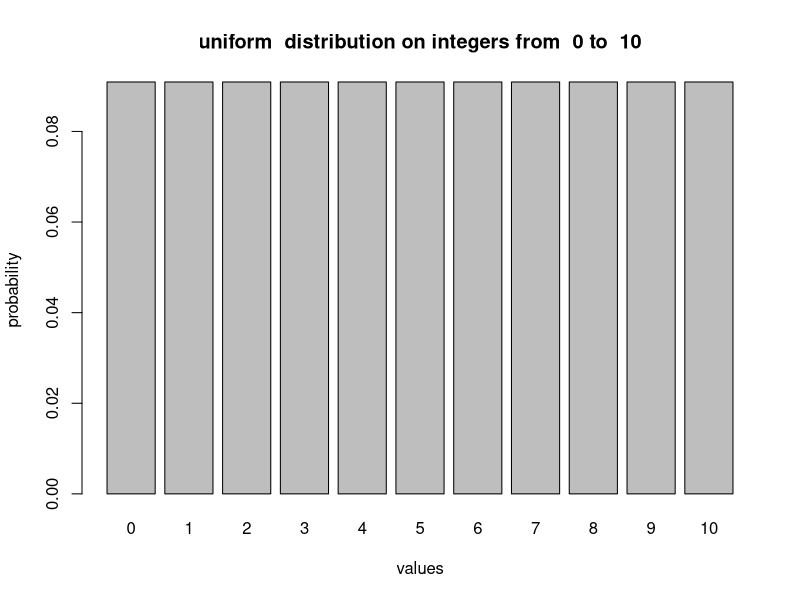
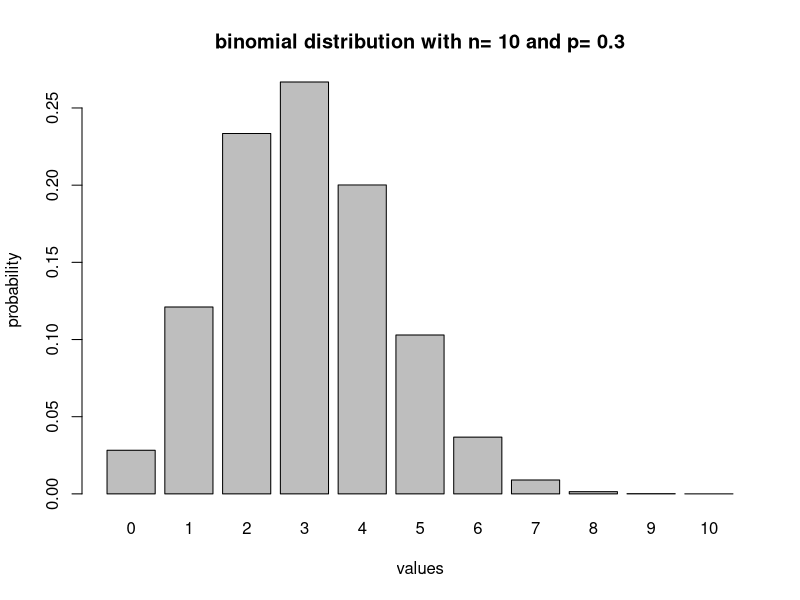
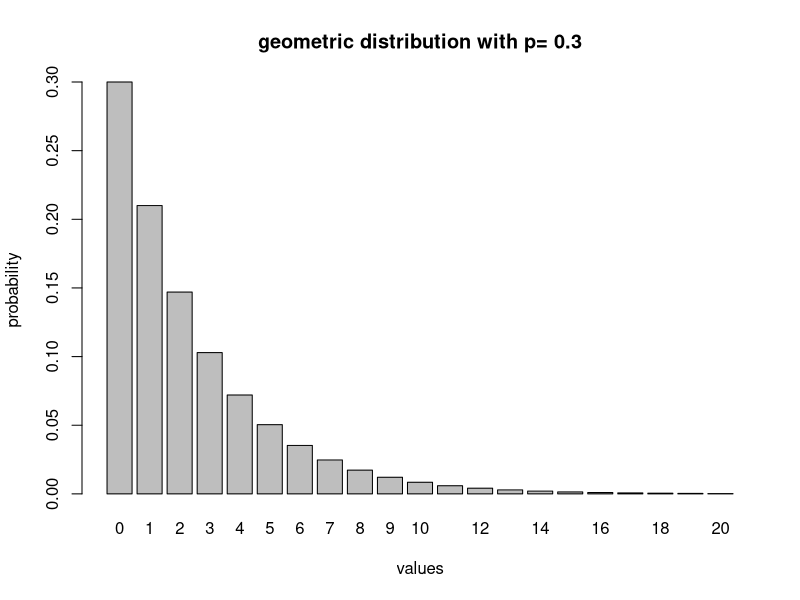
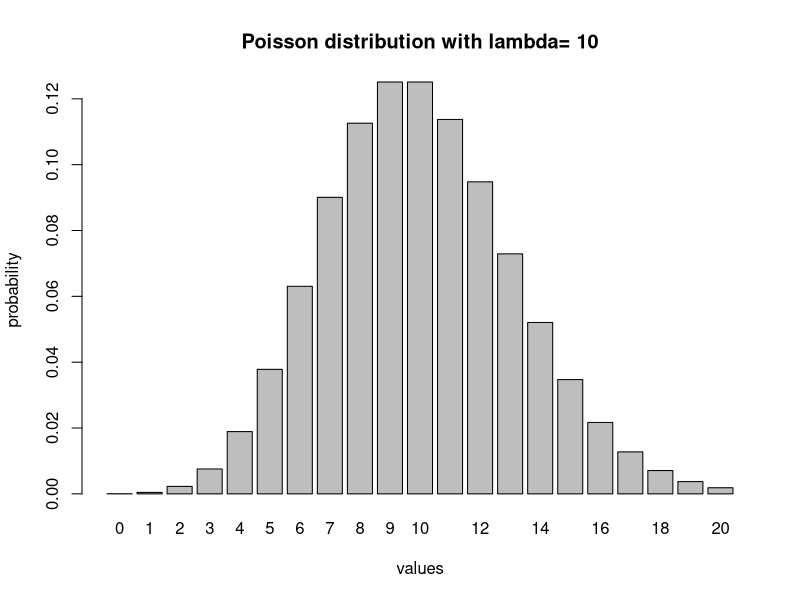
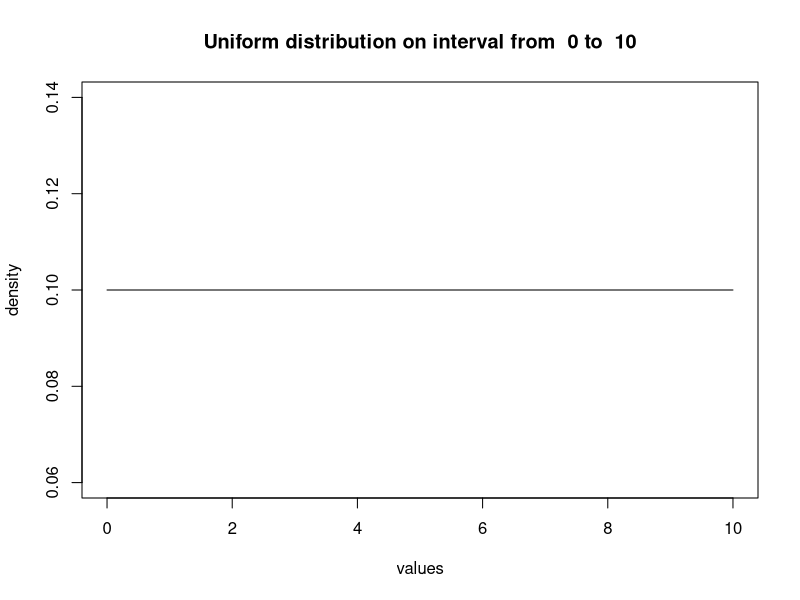
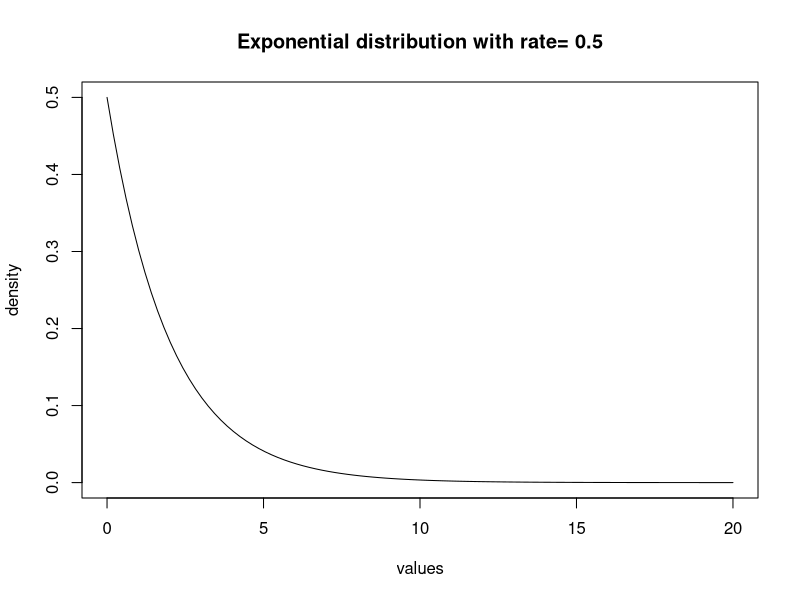
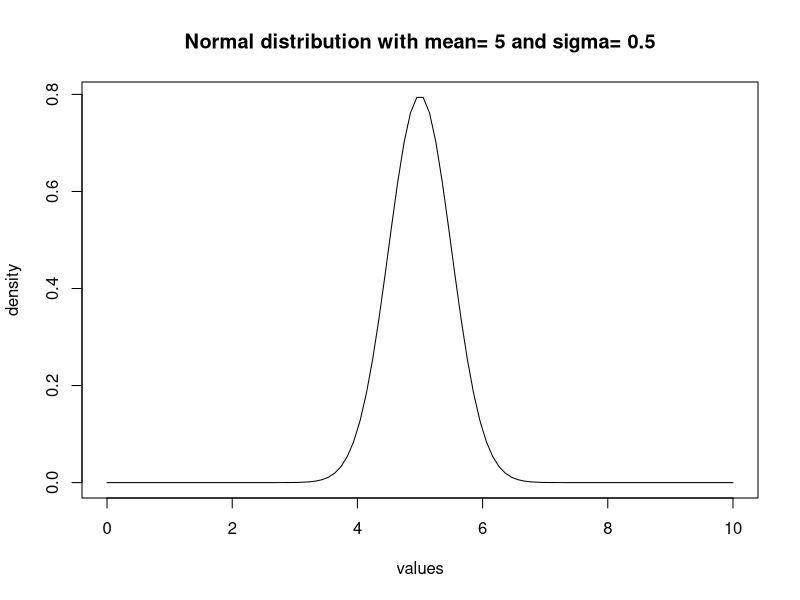
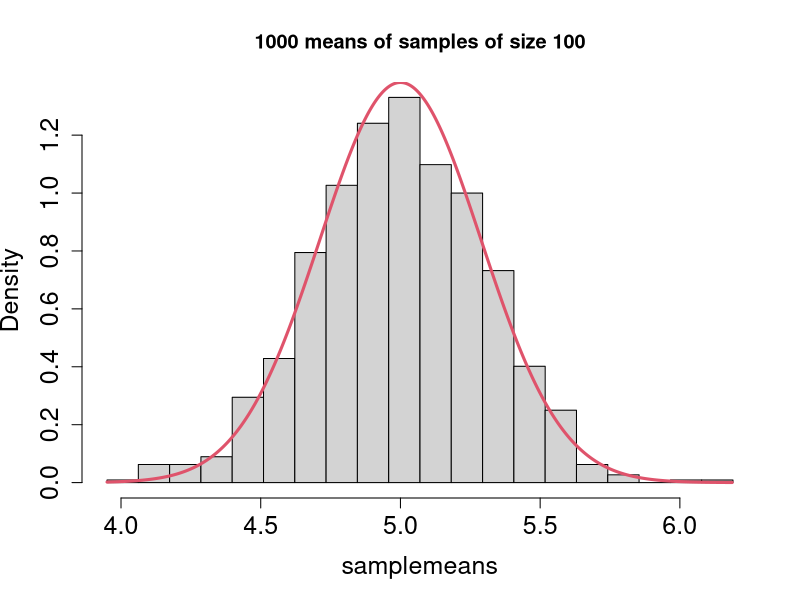

Write R code to recreate these figures, in order.
## ---- chunk 1
knitr::opts_chunk$set(
  eval      = TRUE,
  comment   = "#",
  results   = "hold",
  message = FALSE,
  warning = FALSE,
  # collapse  = TRUE,
  fig.align = "center")
## ---- chunk 2
low <- 0 # minimum value
high <- 10 # maximum value
values <- low:high # vector of discrete values of the RV
num <- length(values)
probs <- rep(1 / num, num) # uniform mass function vector
barplot(probs, names.arg = values, xlab = 'values', ylab = 'probability',
        main = paste("uniform  distribution on integers from ", low, "to ", high))
## ---- chunk 3
unif.exp <- sum(values*probs)
paste("The expected value of uniform distribution is", unif.exp)
unif.var <- sum((unif.exp - values)^2*probs)
paste("The variance of uniform distribution is", unif.var)
## ---- chunk 4
n <- 10 # the number of trials
p <- 0.3 # the probability of success in one trial
values <- 0:n # vector of discrete values of the binomial
probs <- dbinom(values, n, p)
barplot(probs, names.arg = values, xlab = 'values', ylab = 'probability',
        main = paste("binomial distribution with n=", n, "and p=", p))
## ---- chunk 5
bin.exp <- sum(values*probs)
paste("The expected value of binomial distribution is", bin.exp)
bin.var <- sum((bin.exp - values)^2*probs)
paste("The variance of binomial distribution is", bin.var)
## ---- chunk 6
p <- 0.3 # the probability of success
low <- 0 # minimum value
high <- 20 # maximum value
values <- low:high # vector of discrete values of the RV
probs <- dgeom(values, p)
barplot(probs, names.arg = values, xlab = 'values', ylab = 'probability',
        main = paste("geometric distribution with p=", p))
## ---- chunk 7
geom.exp <- sum(values*probs)
paste("The expected value of geometric distribution is", geom.exp)
geom.var <- sum((geom.exp - values)^2*probs)
paste("The variance of geometric distribution is", geom.var)
## ---- chunk 8
low <- 0 # minimum value
high <- 20 # maximum value
lambda <- 10 # Poisson rate
values <- low:high # vector of discrete values of the RV
probs <- dpois(values, lambda)
barplot(probs, names.arg = values, xlab = 'values', ylab = 'probability',
        main = paste("Poisson distribution with lambda=", lambda))
## ---- chunk 9
pois.exp <- sum(values*probs)
paste("The expected value of Poisson distribution is", pois.exp)
pois.var <- sum((pois.exp - values)^2*probs)
paste("The variance of Poisson distribution is", pois.var)
## ---- chunk 10
low <- 0 # minimum value
high <- 10 # maximum values
number <- 100
values <- seq(low, high, length.out = number) # vector of discrete values of the RV
probs <- dunif(values, min=low, max = high)
plot(values, probs, t='l', xlab = 'values', ylab = 'density',
        main = paste("Uniform distribution on interval from ", low, "to ", high))
## ---- chunk 11
n <- 1000 # sample size
unif.sample <- runif(n, low, high) # generate sample
unif.exp <- mean(unif.sample)
paste("The expected value of uniform distribution is", unif.exp)
unif.var <- var(unif.sample)
paste("The variance of uniform distribution is", unif.var)
## ---- chunk 12
low <- 0 # minimum value
high <- 20 # maximum values
number <- 100
r <- 0.5
values <- seq(low,high,length.out = number) # vactor of discrete values of the RV
probs <- dexp(values, r)
plot(values, probs, t='l', xlab = 'values', ylab = 'density',
        main = paste("Exponential distribution with rate=", r))
## ---- chunk 13
n <- 1000 # sample size
exp.sample <- rexp(n, r) # generate sample
exp.exp <- mean(exp.sample)
paste("The expected value of exponential distribution is", exp.exp)
exp.var <- var(exp.sample)
paste("The variance of exponential distribution is", exp.var)
## ---- chunk 14
low <- 0 # minimum value
high <- 10 # maximum values
number <- 100
mu <- 5
sigma <- 0.5 
values <- seq(low,high,length.out = number) # vactor of discrete values of the RV
probs <- dnorm(values, mu, sigma)
plot(values, probs, t='l',xlab = 'values', ylab = 'density',
        main = paste("Normal distribution with mean=", mu, "and sigma=", sigma))
## ---- chunk 15
n <- 1000 # sample size
norm.sample <- rnorm(n, mu, sigma) # generate sample
norm.exp <- mean(norm.sample)
paste("The expected value of normal distribution is", norm.exp)
norm.var <- var(norm.sample)
paste("The variance of normal distribution is", norm.var)
## ---- chunk 16
numsamples <- 1000
size <- 100
# compute mean for different samples
samplemeans <- replicate(n = numsamples, mean(sample(0:10, size, replace = TRUE)))
break_points <- seq(min(samplemeans), max(samplemeans), 
                    (max(samplemeans) - min(samplemeans)) / 20)
hist(samplemeans, breaks = break_points, freq = FALSE, 
     cex.axis = 1.5, cex.lab = 1.5,
     main= '1000 means of samples of size 100')
sigma <- 10 / sqrt(12) / sqrt(size)
mu <- 5
range <- seq(min(samplemeans), max(samplemeans), sigma / 100)
lines(range, 
      dnorm(range, mu, sigma),
      t = 'l', lwd = 3, col = 2, lty = 1, cex.axis = 1.5, cex.lab = 1.5)
## ---- chunk 17
# Computing confidence intervals
qnorm(0.5) # the value that divides the density function in two
qnorm(0.95) # the value such that 95% of density is to its left 
size <- 100 # sample size
alpha <- 0.95 # significance level
sample <- runif(size)
s <- sd(sample) / sqrt(size) # standard error
z <- qnorm((1 - alpha) / 2) # z-value
left <- mean(sample) + s * z
right <- mean(sample) - s * z
print(right)
print(left)
## ---- chunk 18
# read the data
# original URL:
# https://datadryad.org/stash/dataset/doi:10.5061/dryad.013d5
dt <- read.csv("data/Brent_et_al_Behaviour_vs_Age.csv", stringsAsFactors = FALSE)
head(dt)
## ---- chunk 19

## ---- chunk 20
library(tidyverse)
library(fitdistrplus)
set.seed(101)
test_data <- tibble(x = rnorm(n = 500, mean = 3, sd = 1.5))
# example: find best-fitting Normal
my_normal <- fitdistr(test_data$x, densfun = "normal")
# note the slight discrepancies
my_normal
ggplot(test_data, aes(sample = x)) +
  stat_qq(distribution = qnorm, dparams = my_normal$estimate) +
  stat_qq_line(distribution = qnorm, dparams = my_normal$estimate) + 
  geom_abline(intercept = 0, slope = 1, linetype = 2, col = "red") +
  ggtitle("Q-Q plot assuming best-fitting Normal distribution")
## ---- chunk 21
